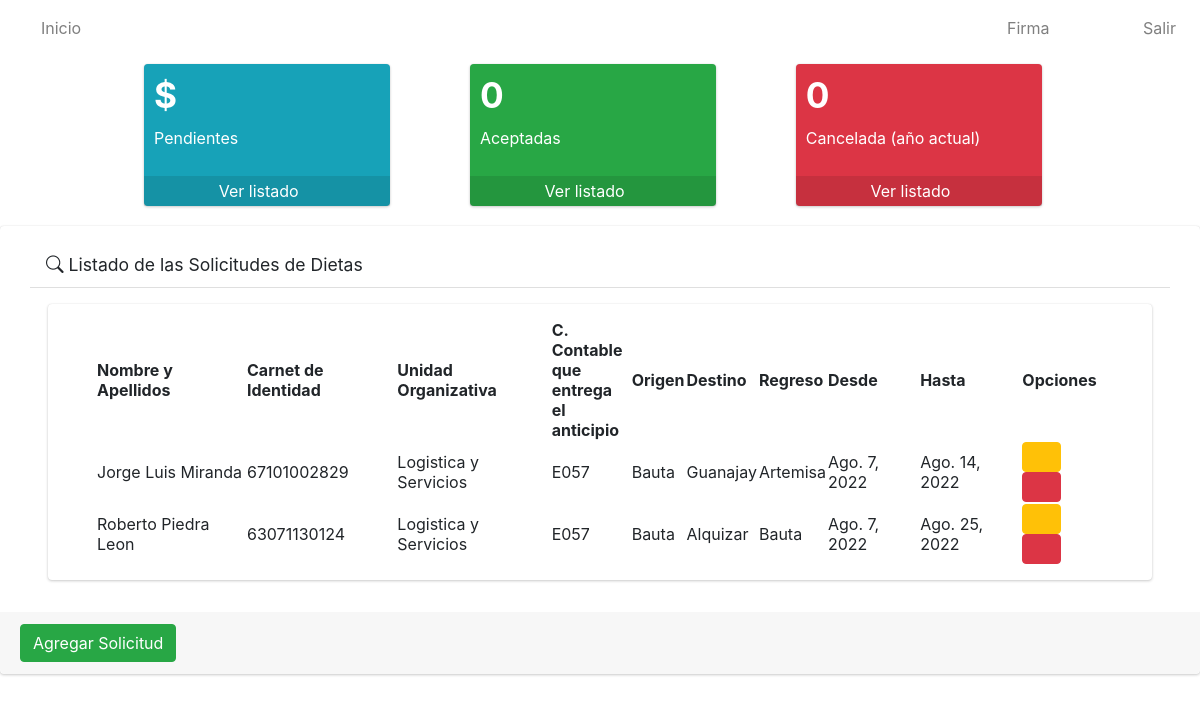
The app's page /, older data.
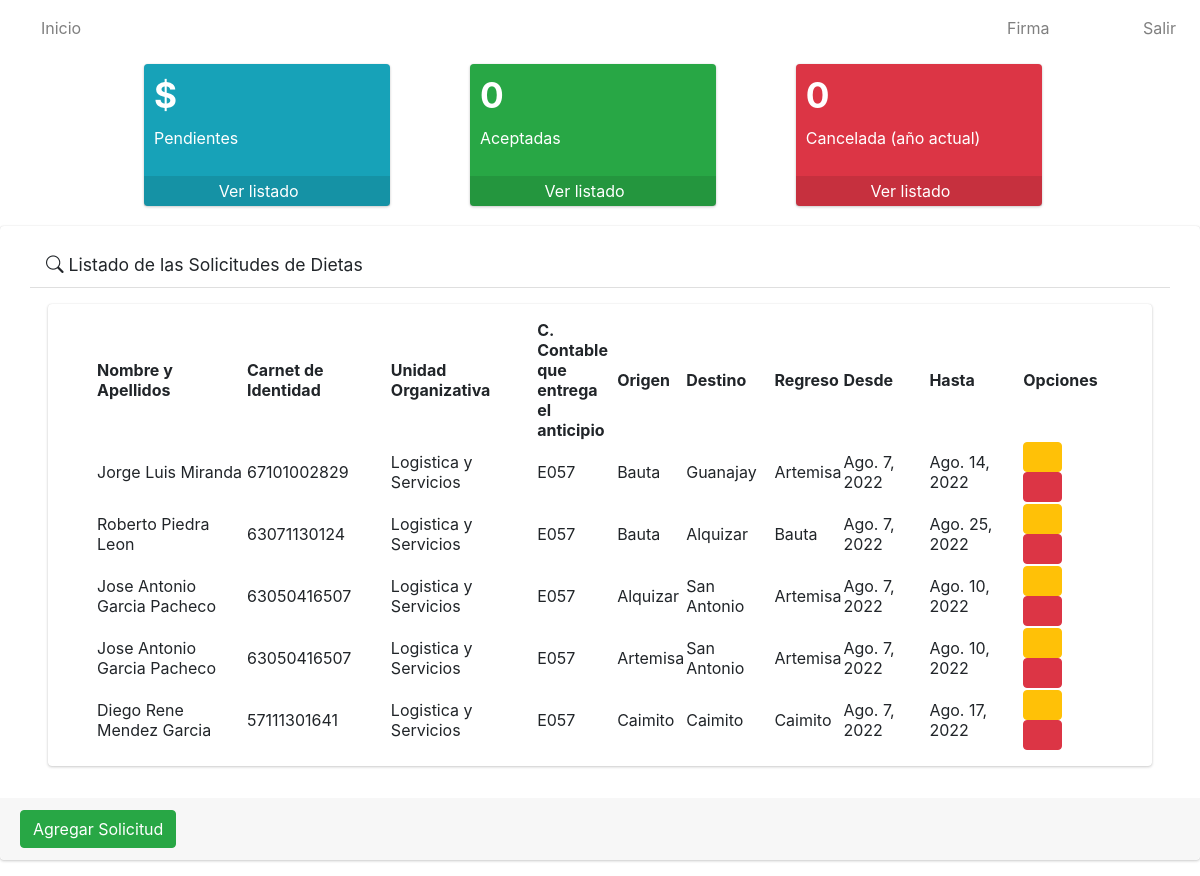
The same page, newer data.
### app/models.py (models this page shows, shortened)
class Solicitud(models.Model):
    numero=models.IntegerField()
    solicitante=models.ForeignKey(User, on_delete=models.CASCADE)
    trabajador=models.ForeignKey(Trabajador, on_delete=models.CASCADE)
    unidad_organizativa=models.ForeignKey(Unidad_Organizativa, on_delete=models.CASCADE)
    c_contable=models.CharField(max_length=4)
    provincia=models.ForeignKey(Provincia, on_delete=models.CASCADE)
    origen=models.ForeignKey(Municipio, on_delete=models.CASCADE, related_name='municipio_origen')
    destino=models.ForeignKey(Municipio, on_delete=models.CASCADE, related_name='municipio_destino')
    regreso=models.ForeignKey(Municipio, on_delete=models.CASCADE, related_name='municipio_regreso')
    fecha_inicio=models.DateField()
    fecha_final=models.DateField()
    estado=models.CharField(max_length=20)
    class Meta:
        verbose_name="Solicitud"
        verbose_name_plural="Solicitudes"

class Trabajador(models.Model):
    nombre_y_apellidos = models.CharField(max_length=80)
    ci=models.CharField(max_length=11, unique=True)
    def __str__(self):
            return self.nombre_y_apellidos
    class Meta:
        verbose_name = "Trabajador"
        verbose_name_plural = "Trabajadores"

class Unidad_Organizativa(models.Model):
    nombre=models.CharField(max_length=100)
    def __str__(self):
        return self.nombre
    class Meta:
        verbose_name="Unidad Organizativa"
        verbose_name_plural="Unidades Organizativas"

class Municipio(models.Model):
    nombre=models.CharField(max_length=30)
    provincia=models.ForeignKey(Provincia, on_delete=models.CASCADE)
    def __str__(self):
        return self.nombre
    class Meta:
        verbose_name="Municipio"
        verbose_name_plural="Municipios"

### app/views.py (the view, shortened to what this page needs)
# urls.py: path('', SolicitudListView.as_view(), name='solicitudes' ),
class SolicitudListView(ListView):
    model = Solicitud
    template_name = 'solicitudes/listar.html'

### app/templates/solicitudes/listar.html
{% extends 'base.html' %}
{% load static %}
{% block content %}
    <div class=" card card-default">
        <div class="card-header px-3 mb-3 mt-3 container">
            <h3 class="card-title">
            <i class="fas fa-exclamation-triangle bi bi-search"></i>
                Listado de las Solicitudes de Dietas
            </h3>
            </div>
        <div class="card card-body content-header mx-5 px-5">
            <table id="myTable" class="display" style="width: 100%;">
                <thead>
                    <tr>
                        <th>Nombre y Apellidos</th>
                        <th>Carnet de Identidad</th>
                        <th>Unidad Organizativa</th>
                        <th>C. Contable que entrega el anticipio</th>
                        <th>Origen</th>
                        <th>Destino</th>
                        <th>Regreso</th>
                        <th>Desde</th>
                        <th>Hasta</th>
                        <th>Opciones</th>
                    </tr>
                </thead>
                <tbody>
                    {% for i in object_list %}
                    <tr>
                        <td style="width: 150px;">{{i.trabajador}}</td>
                        <td>{{i.trabajador.ci}}</td>
                        <td>{{i.unidad_organizativa}}</td>
                        <td style="width: 80px;">{{i.c_contable}}</td>
                        <td>{{i.origen}}</td>
                        <td>{{i.destino}}</td>
                        <td>{{i.regreso}}</td>
                        <td>{{i.fecha_inicio}}</td>
                        <td>{{i.fecha_final}}</td>
                        <td>
                            <a href="#" type="button" class="btn btn-warning">
                                <i class="fas fa-edit"></i>
                            </a>
                            <a href="#" type="button" class="btn btn-danger">
                                <i class="fas fa-trash-alt"></i>
                            </a>
                        </td>
                    </tr>
                    {% endfor %}
                </tbody>
            </table>
        </div>
        <div class=" card-footer mt-3">
            <a href="{% url 'crear_solicitud' %}" type="button" class="btn btn-primary btn-success">
                Agregar Solicitud
            </a>
        </div>
    </div>
{% endblock %}

### app/templates/base.html (shortened to what this page needs)
{% load static %}
<html>
    <head>
  <link rel="stylesheet" href="{% static 'plugins/fontawesome-free/css/all.min.css'%}">
        <link href="https://cdn.jsdelivr.net/npm/bootstrap@5.2.0/dist/css/bootstrap.min.css" rel="stylesheet">
        <link rel="stylesheet" type="text/css" href="{% static 'datatable/data_tables/datatables.min.css' %}" />
  <link rel="stylesheet" href="https://cdnjs.cloudflare.com/ajax/libs/jquery-confirm/3.3.2/jquery-confirm.min.css">
  <link rel="stylesheet" href="https://cdn.jsdelivr.net/npm/bootstrap-icons@1.7.2/font/bootstrap-icons.css">
  <link href="https://cdn.jsdelivr.net/npm/bootstrap@5.2.0-beta1/dist/css/bootstrap.min.css" rel="stylesheet"
>
<link href="https://cdn.jsdelivr.net/npm/bootstrap@5.2.0/dist/css/bootstrap.min.css" rel="stylesheet">
        <link rel="stylesheet" href="{% static 'dist/css/adminlte.min.css'%}">
    </head>
    <body>
<nav class="navbar navbar-expand-md navbar-white navbar-light">
 <ul class="navbar-nav">
          <li class="nav-item">
            <a href="#" class="nav-link">
            <i class="fas fa-home"></i>
            Inicio</a>
          </li>
        </ul>
    <ul class="navbar-nav ml-auto">
      <li class="nav-item">
           <a class="nav-link" onclick="modal_firma()" role="button">
            <i class="fas fa-edit"></i> Firma
           </a>
      </li>
      <li class="nav-item">
        <a class="nav-link" href="javascript:;"role="button">
          <i class="fas fa-user"></i>  {{ user.username }}
        </a>
      </li>
      <li class="nav-item">
        <a class="nav-link" href="#"role="button">
          <i class="fas fa-power-off"></i> Salir
        </a>
      </li>
    </ul>
  </nav>
    <div class="row ml-5 pl-5" >
        <div class="col-lg-3 col-6 ml-4 pl-4 mr-4 pl-4">
            <div class="small-box bg-info">
                <div class="inner">
                    <h3>$</h3> <p>Pendientes</p>
                </div> <div class="icon"><i class="fa fa-question"></i>
            </div>
                <a href="#/lista_gestor_pendientes" class="small-box-footer">
                    Ver listado <i class="fas fa-arrow-circle-right"></i>
                </a>
            </div>
        </div>
        <div class="col-lg-3 col-6 ml-4 pl-4 mr-4 pl-4">
            <div class="small-box bg-success">
                <div class="inner">
                    <h3 style="color: white;">0</h3> <p style="color: white;">Aceptadas</p>
                </div>
                <div class="icon"><i class="fas  fa-check"></i>
                </div>
                <a href="#/lista_gestor_proceden" class="small-box-footer" style="color: white !important;">
                Ver listado <i class="fas fa-arrow-circle-right" style="color: white;"></i>
                </a>
            </div>
        </div>
        <div class="col-lg-3 col-6 ml-4 pl-4 mr-4 pl-4">
            <div class="small-box bg-danger">
                <div class="inner">
                    <h3>0</h3> <p>Cancelada (año actual) </p>
                </div>
                <div class="icon"><i class="fas fa-times-circle"></i>
                </div>
                <a href="#/lista_gestor_no_proceden" class="small-box-footer">
                Ver listado <i class="fas fa-arrow-circle-right"></i>
                </a>
            </div>
        </div>
    </div>
        {%block content%}
        {% endblock %}
    </body>
</html>

Row changes from the older to the newer data that the page shows:
added Solicitud: trabajador "Jose Antonio Garcia Pacheco", trabajador.ci "63050416507", unidad_organizativa "Logistica y Servicios", c_contable "E057", origen "Alquizar", destino "San Antonio", regreso "Artemisa", fecha_inicio "Ago. 7, 2022", fecha_final "Ago. 10, 2022"
added Solicitud: trabajador "Jose Antonio Garcia Pacheco", trabajador.ci "63050416507", unidad_organizativa "Logistica y Servicios", c_contable "E057", origen "Artemisa", destino "San Antonio", regreso "Artemisa", fecha_inicio "Ago. 7, 2022", fecha_final "Ago. 10, 2022"
added Solicitud: trabajador "Diego Rene Mendez Garcia", trabajador.ci "57111301641", unidad_organizativa "Logistica y Servicios", c_contable "E057", origen "Caimito", destino "Caimito", regreso "Caimito", fecha_inicio "Ago. 7, 2022", fecha_final "Ago. 17, 2022"
